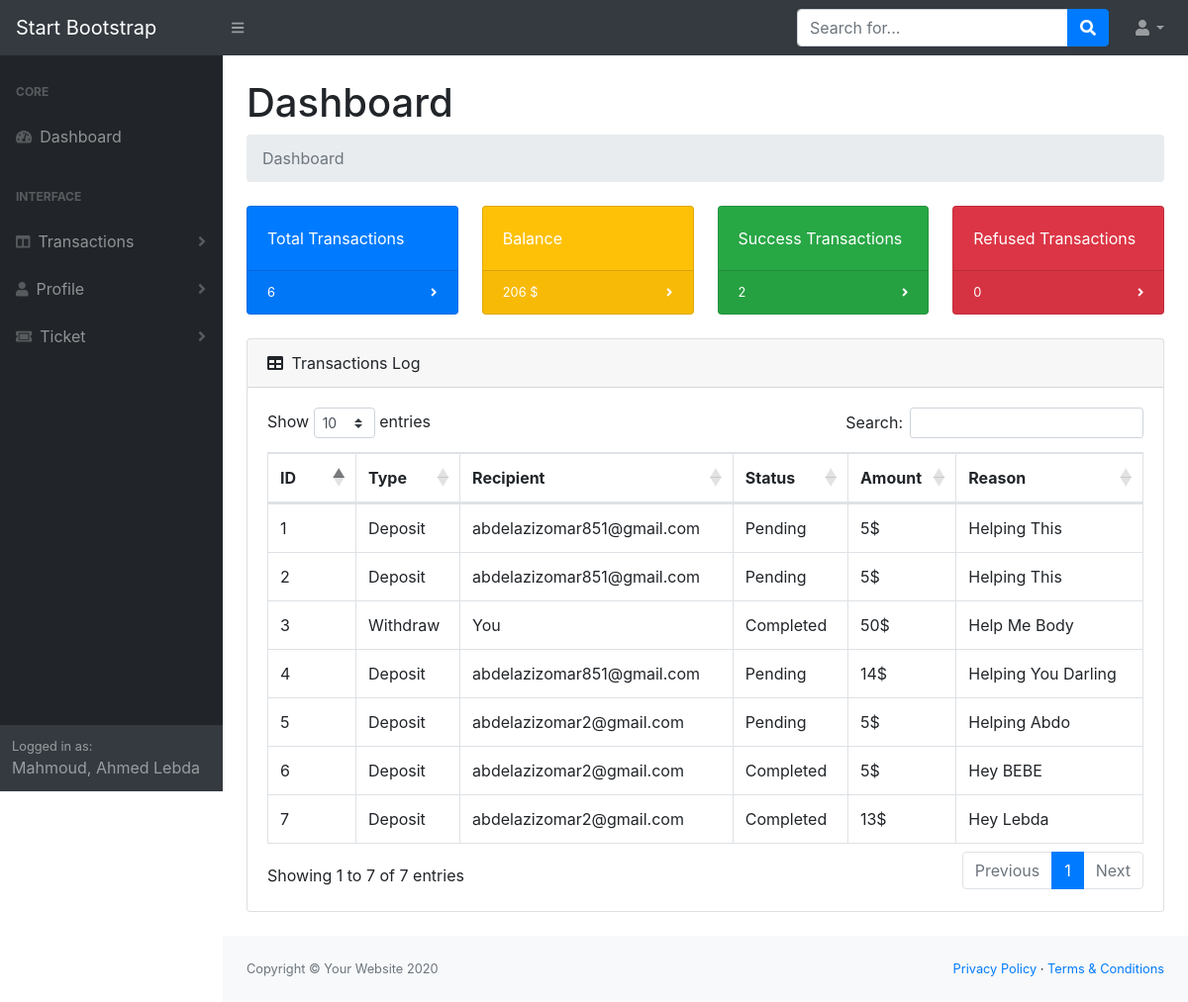
The app's page /index.php (signed in) with its own data.
### tables this page shows
CREATE TABLE `users` (
  `id` tinyint(11) NOT NULL,
  `firstname` varchar(255) NOT NULL,
  `lastname` varchar(255) NOT NULL,
  `country` varchar(255) NOT NULL,
  `balance` decimal(10,0) NOT NULL DEFAULT 100,
  `image` varchar(255) NOT NULL,
  `email` varchar(255) NOT NULL,
  `password` char(150) NOT NULL,
  `mobile` char(11) NOT NULL,
  `date` timestamp NOT NULL DEFAULT current_timestamp() ON UPDATE current_timestamp(),
  `role` enum('user','admin') NOT NULL DEFAULT 'user',
  `verify` tinyint(1) NOT NULL DEFAULT 0
);

CREATE TABLE `transactions` (
  `id` tinyint(11) NOT NULL,
  `user_sender_id` tinyint(11) NOT NULL,
  `user_receiver_id` tinyint(11) NOT NULL,
  `type` enum('deposit','withdraw') NOT NULL,
  `status` enum('pending','completed','refused') NOT NULL DEFAULT 'pending',
  `amount` decimal(10,0) NOT NULL,
  `reason` varchar(255) NOT NULL,
  `date` timestamp NOT NULL DEFAULT current_timestamp() ON UPDATE current_timestamp()
);

### helpers/functions.php (called while the page is built, shortened)
<?php
include 'db.php';
function url($input){
    return 'http://'.$_SERVER['HTTP_HOST'].'/NTI_Banking_System/'.$input;
}
?>

### helpers/db.php (called while the page is built, shortened)
<?php
function doQuery($sql){
    return  mysqli_query($GLOBALS['con'],$sql);
}

### index.php (the view, shortened to what this page needs)
<?php
require 'helpers/functions.php';
$Id = $_SESSION['user']['id'];
$query = "select * from transactions  where user_receiver_id = $Id || user_sender_id = $Id";
$getData = doQuery($query);
$query = "select * from users where id = $Id";
$getID = doQuery($query);
$userData= mysqli_fetch_assoc($getID);
$query = "select * from transactions where user_sender_id = $Id";
$getAllTransctions = doQuery($query);
$totalTransactions = mysqli_num_rows($getAllTransctions);
$query = "select * from transactions where user_sender_id = $Id AND status ='completed'";
$getSucessTransctions = doQuery($query);
$totalSucesssTransactions = mysqli_num_rows($getSucessTransctions);
$query = "select * from transactions where user_sender_id = $Id AND status ='refused'";
$getCanceledTransctions = doQuery($query);
$totalRefusedTransactions = mysqli_num_rows($getCanceledTransctions);
function getEmailById($id){
    $query = "select email from users where id = $id";
    $op = doQuery($query);
    return mysqli_fetch_assoc($op)['email'];
}
?>
<!DOCTYPE html>
<html lang="en">
<head>
    <link href="assets/css/styles.css" rel="stylesheet" />
    <link href="https://cdn.datatables.net/1.10.20/css/dataTables.bootstrap4.min.css" rel="stylesheet" />
</head>
<body class="sb-nav-fixed">
    <?php include 'layouts/navBar.php' ?>
<div id="layoutSidenav">
    <div id="layoutSidenav_nav">
        <nav class="sb-sidenav accordion sb-sidenav-dark" id="sidenavAccordion">
            <div class="sb-sidenav-menu">
              <?php include 'layouts/sideNav.php' ?>
            </div>
            <div class="sb-sidenav-footer">
                <div class="small">Logged in as:</div>
                <?php echo $_SESSION['user']['firstname'] .', ' . $_SESSION['user']['lastname'] ?>
            </div>
        </nav>
    </div>
    <div id="layoutSidenav_content">
        <main>
            <div class="container-fluid">
                <h1 class="mt-4">Dashboard</h1>
                <ol class="breadcrumb mb-4">
                    <li class="breadcrumb-item active">Dashboard</li>
                </ol>
                <div class="row">
                    <div class="col-xl-3 col-md-6">
                        <div class="card bg-primary text-white mb-4">
                            <div class="card-body">Total Transactions</div>
                            <div class="card-footer d-flex align-items-center justify-content-between">
                                <a class="small text-white stretched-link" href="#"><?php echo $totalTransactions  ?></a>
                                <div class="small text-white"><i class="fas fa-angle-right"></i></div>
                            </div>
                        </div>
                    </div>
                    <div class="col-xl-3 col-md-6">
                        <div class="card bg-warning text-white mb-4">
                            <div class="card-body">Balance</div>
                            <div class="card-footer d-flex align-items-center justify-content-between">
                                <a class="small text-white stretched-link" href="#"><?php echo $userData['balance']?> $</a>
                                <div class="small text-white"><i class="fas fa-angle-right"></i></div>
                            </div>
                        </div>
                    </div>
                    <div class="col-xl-3 col-md-6">
                        <div class="card bg-success text-white mb-4">
                            <div class="card-body">Success Transactions</div>
                            <div class="card-footer d-flex align-items-center justify-content-between">
                                <a class="small text-white stretched-link" href="#"><?php echo $totalSucesssTransactions ?></a>
                                <div class="small text-white"><i class="fas fa-angle-right"></i></div>
                            </div>
                        </div>
                    </div>
                    <div class="col-xl-3 col-md-6">
                        <div class="card bg-danger text-white mb-4">
                            <div class="card-body">Refused Transactions</div>
                            <div class="card-footer d-flex align-items-center justify-content-between">
                                <a class="small text-white stretched-link" href="#"><?php echo $totalRefusedTransactions ?></a>
                                <div class="small text-white"><i class="fas fa-angle-right"></i></div>
                            </div>
                        </div>
                    </div>
                </div>
                <div class="card mb-4">
                    <div class="card-header">
                        <i class="fas fa-table mr-1"></i>
                       Transactions Log
                    </div>
                    <div class="card-body">
                        <div class="table-responsive">
                            <table class="table table-bordered" id="dataTable" width="100%" cellspacing="0">
                                <thead>
                                <tr>
                                    <th width="50px">ID</th>
                                    <th>Type</th>
                                    <th>Recipient</th>
                                    <th>Status</th>
                                    <th>Amount</th>
                                    <th>Reason</th>
                                </tr>
                                </thead>
                                <?php
                                while($raw = mysqli_fetch_assoc($getData))
                                 {
                                    ?>
                                    <tr>
                                        <?php
                                            $email = getEmailById($raw['user_receiver_id']);
                                        ?>
                                        <td><?php echo $raw['id'];?></td>
                                        <td><?php echo ucfirst($raw['type']); ?></td>
                                        <td><?php echo ($email == $_SESSION['user']['email'] ? 'You' : $email) ?></td>
                                        <td><?php echo ucfirst($raw['status']);?></td>
                                        <td><?php echo $raw['amount'];?>$</td>
                                        <td><?php echo $raw['reason'];?></td>
                                    </tr>
                                <?php
                                }
                                ?>
                            </table>
                        </div>
                    </div>
                </div>
            </div>
        </main>
        <?php include 'layouts/footer.php' ?>
    </div>
</div>
</body>
</html>

### layouts/navBar.php (shortened to what this page needs)
<nav class="sb-topnav navbar navbar-expand navbar-dark bg-dark">
    <a class="navbar-brand" href="index.html">Start Bootstrap</a>
    <button class="btn btn-link btn-sm order-1 order-lg-0" id="sidebarToggle" href="#"><i class="fas fa-bars"></i></button>
    <form class="d-none d-md-inline-block form-inline ml-auto mr-0 mr-md-3 my-2 my-md-0">
        <div class="input-group">
            <input class="form-control" type="text" placeholder="Search for..." aria-label="Search" aria-describedby="basic-addon2" />
            <div class="input-group-append">
                <button class="btn btn-primary" type="button"><i class="fas fa-search"></i></button>
            </div>
        </div>
    </form>
    <ul class="navbar-nav ml-auto ml-md-0">
        <li class="nav-item dropdown">
            <a class="nav-link dropdown-toggle" id="userDropdown" href="#" role="button" data-toggle="dropdown" aria-haspopup="true" aria-expanded="false"><i class="fas fa-user fa-fw"></i></a>
        </li>
    </ul>
</nav>

### layouts/sideNav.php (shortened to what this page needs)
<div class="nav">
    <div class="sb-sidenav-menu-heading">Core</div>
    <a class="nav-link" href="<?php echo url('index.php') ?>">
        <div class="sb-nav-link-icon"><i class="fas fa-tachometer-alt"></i></div>
        Dashboard
    </a>
    <div class="sb-sidenav-menu-heading">Interface</div>
    <?php if($_SESSION['user']['role'] != 'admin'): ?>
        <a class="nav-link collapsed" href="#" data-toggle="collapse" data-target="#collapseLayouts" aria-expanded="false" aria-controls="collapseLayouts">
            <div class="sb-nav-link-icon"><i class="fas fa-columns"></i></div>
            Transactions
            <div class="sb-sidenav-collapse-arrow"><i class="fas fa-angle-down"></i></div>
        </a>
    <?php endif ;?>
    <a class="nav-link collapsed" href="#" data-toggle="collapse" data-target="#collapsePages" aria-expanded="false" aria-controls="collapsePages">
        <div class="sb-nav-link-icon"><i class="fas fa-user"></i></div>
        Profile
        <div class="sb-sidenav-collapse-arrow"><i class="fas fa-angle-down"></i></div>
    </a>
    <a class="nav-link collapsed" href="#" data-toggle="collapse" data-target="#collapseTicket" aria-expanded="false" aria-controls="collapsePages">
        <div class="sb-nav-link-icon"><i class="fas fa-ticket-alt"></i></div>
        Ticket
        <div class="sb-sidenav-collapse-arrow"><i class="fas fa-angle-down"></i></div>
    </a>
</div>

### layouts/footer.php
<footer class="py-4 bg-light mt-auto">
    <div class="container-fluid">
        <div class="d-flex align-items-center justify-content-between small">
            <div class="text-muted">Copyright &copy; Your Website 2020</div>
            <div>
                <a href="#">Privacy Policy</a>
                &middot;
                <a href="#">Terms &amp; Conditions</a>
            </div>
        </div>
    </div>
</footer>

### records on screen
users: balance "206"
transactions: id "1", type "Deposit", user_receiver.email "abdelazizomar851@gmail.com", status "Pending", amount "5", reason "Helping This"
transactions: id "2", type "Deposit", user_receiver.email "abdelazizomar851@gmail.com", status "Pending", amount "5", reason "Helping This"
transactions: id "3", type "Withdraw", shows "You", status "Completed", amount "50", reason "Help Me Body"
transactions: id "4", type "Deposit", user_receiver.email "abdelazizomar851@gmail.com", status "Pending", amount "14", reason "Helping You Darling"
transactions: id "5", type "Deposit", user_receiver.email "abdelazizomar2@gmail.com", status "Pending", amount "5", reason "Helping Abdo"
transactions: id "6", type "Deposit", user_receiver.email "abdelazizomar2@gmail.com", status "Completed", amount "5", reason "Hey BEBE"
transactions: id "7", type "Deposit", user_receiver.email "abdelazizomar2@gmail.com", status "Completed", amount "13", reason "Hey Lebda"

### other values on screen
$_SESSION['user']['firstname'] "Mahmoud"
$_SESSION['user']['lastname'] "Ahmed Lebda"
$totalTransactions "6"
$totalSucesssTransactions "2"
$totalRefusedTransactions "0"
